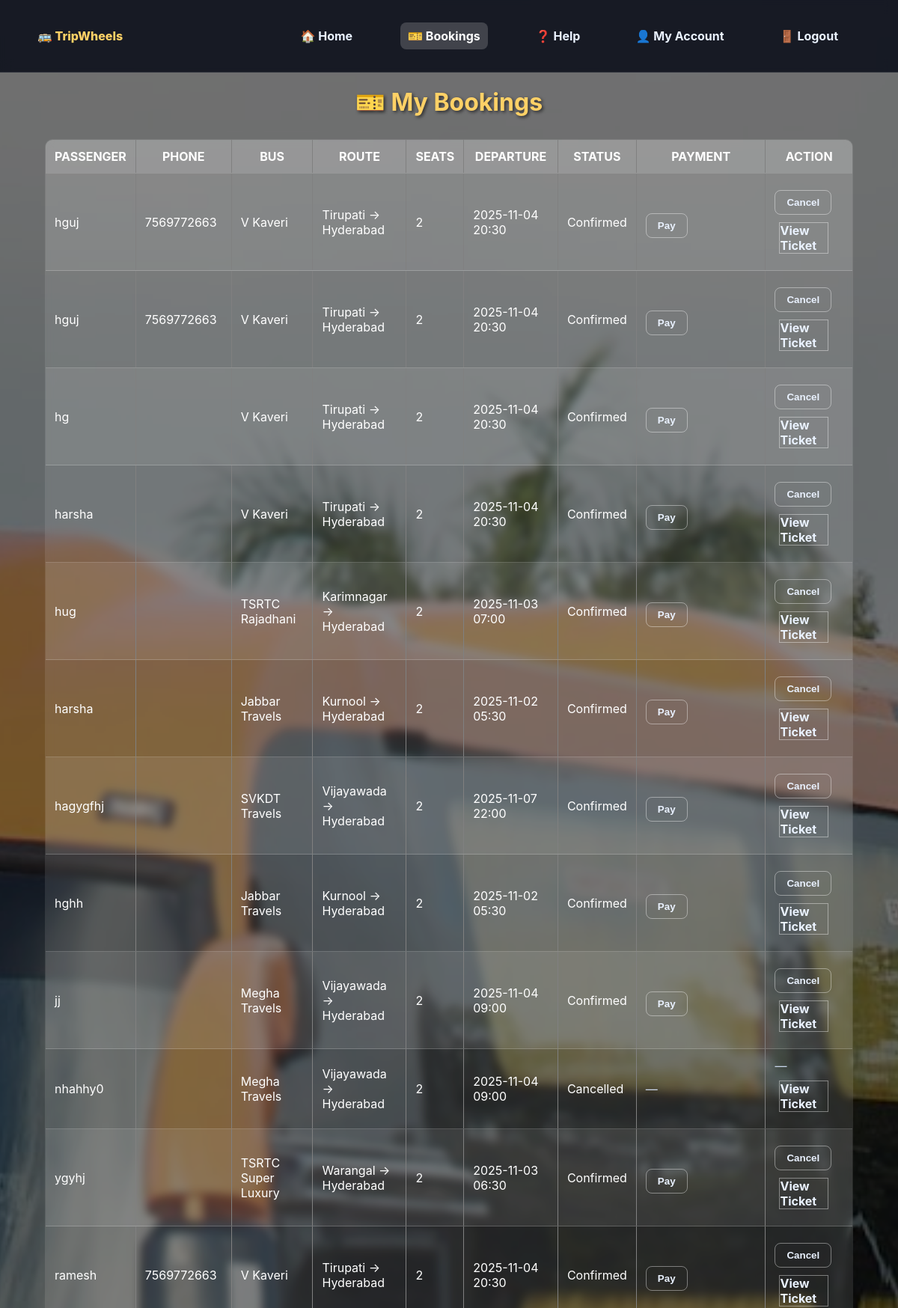
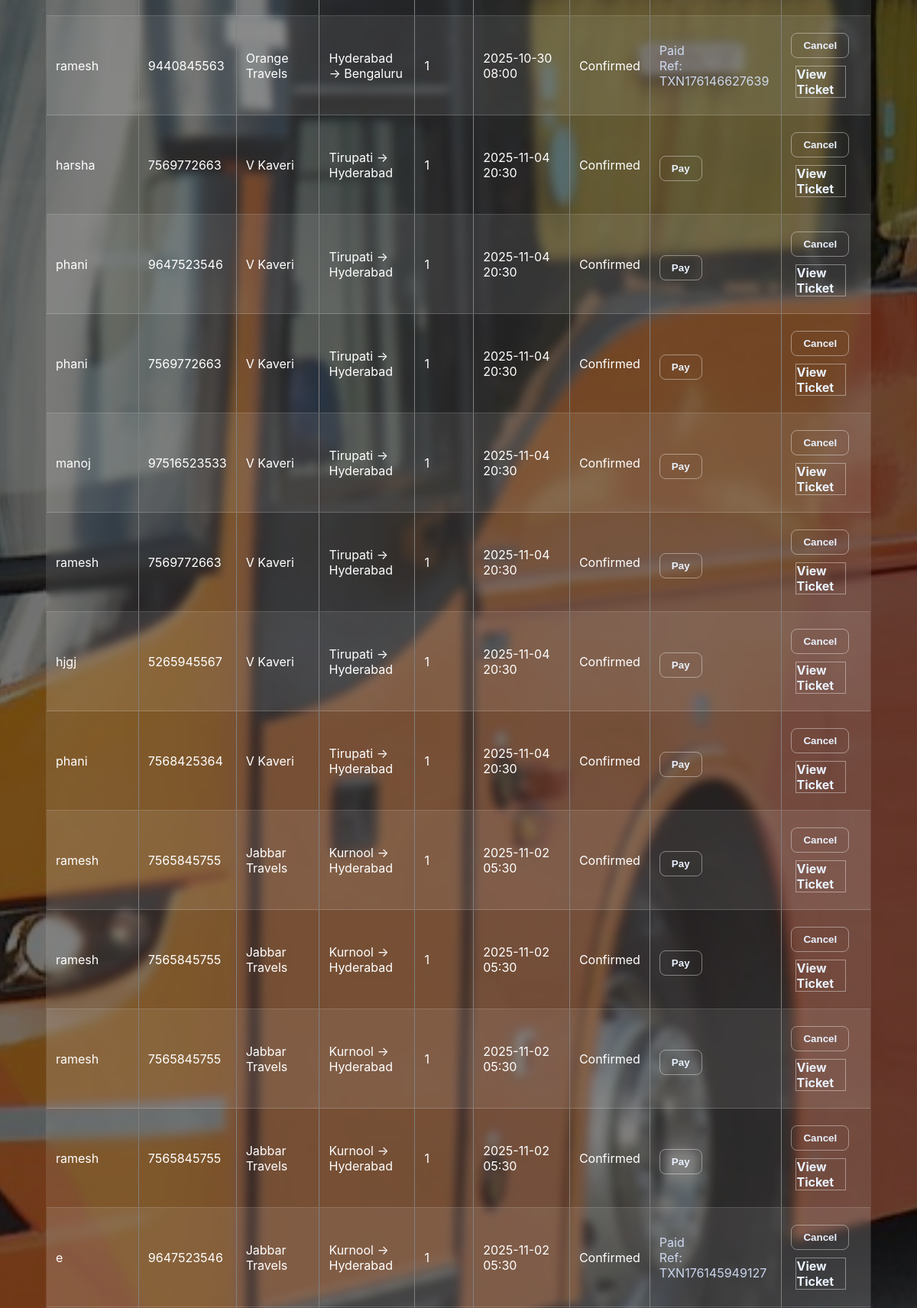
The app's page /bookings (signed in, upper part) with its own data (2 pictures, top to bottom).
### tables this page shows
CREATE TABLE bookings (
    id INTEGER PRIMARY KEY AUTOINCREMENT,
    bus_id INTEGER NOT NULL,
    passenger_name TEXT NOT NULL,
    passenger_phone TEXT NOT NULL,
    seats_booked INTEGER NOT NULL,
    booked_at TEXT NOT NULL, status TEXT DEFAULT 'confirmed', payment_status TEXT DEFAULT 'unpaid', payment_ref TEXT, user_id INTEGER NULL, coupon_code TEXT, discount_amount REAL DEFAULT 0,
    FOREIGN KEY (bus_id) REFERENCES buses (id)
);

CREATE TABLE buses (
    id INTEGER PRIMARY KEY AUTOINCREMENT,
    name TEXT NOT NULL,
    from_city TEXT NOT NULL,
    to_city TEXT NOT NULL,
    depart_time TEXT NOT NULL,
    arrive_time TEXT NOT NULL,
    seats_total INTEGER,
    fare REAL
);

### app.py (the view, shortened to what this page needs)
@app.route('/bookings')
def view_bookings():
    if 'user_id' not in session:
        return redirect(url_for('login'))
    user = db_fetch_one('SELECT phone FROM users WHERE id = ?', (session['user_id'],))
    phone = (user['phone'] if isinstance(user, dict) else (user['phone'] if user else None)) or ''
    if phone:
        try:
            db_execute('UPDATE bookings SET user_id = ? WHERE user_id IS NULL AND passenger_phone = ?', (session['user_id'], phone))
        except Exception:
            pass
    if phone:
        bookings = db_fetch_all('''
            SELECT b.id, b.passenger_name, b.passenger_phone, b.seats_booked, b.status,
                   b.payment_status, b.payment_ref,
                   bus.name AS bus_name, bus.from_city, bus.to_city, bus.depart_time
            FROM bookings b
            JOIN buses bus ON b.bus_id = bus.id
            WHERE b.user_id = ? OR b.passenger_phone = ?
            ORDER BY b.id DESC
        ''', (session['user_id'], phone))
    else:
        bookings = db_fetch_all('''
            SELECT b.id, b.passenger_name, b.passenger_phone, b.seats_booked, b.status,
                   b.payment_status, b.payment_ref,
                   bus.name AS bus_name, bus.from_city, bus.to_city, bus.depart_time
            FROM bookings b
            JOIN buses bus ON b.bus_id = bus.id
            WHERE b.user_id = ?
            ORDER BY b.id DESC
        ''', (session['user_id'],))
    return render_template('bookings.html', bookings=bookings)

### app.py (called while the page is built, shortened)
def is_mysql_enabled():
    return (
        mysql is not None and
        os.getenv('MYSQL_HOST') and os.getenv('MYSQL_DB') and os.getenv('MYSQL_USER')
    )

def get_db_connection():
    conn = sqlite3.connect('bus_booking.db')
    conn.row_factory = sqlite3.Row
    return conn

def db_fetch_all(query: str, params=()):
    conn = get_db_connection()
    try:
        if is_mysql_enabled():
            cur = conn.cursor(dictionary=True)
            cur.execute(to_mysql_placeholders(query), params)
            rows = cur.fetchall()
            cur.close()
            return rows
        else:
            cur = conn.execute(query, params)
            rows = cur.fetchall()
            return rows
    finally:
        conn.close()

def db_fetch_one(query: str, params=()):
    conn = get_db_connection()
    try:
        if is_mysql_enabled():
            cur = conn.cursor(dictionary=True)
            cur.execute(to_mysql_placeholders(query), params)
            row = cur.fetchone()
            cur.close()
            return row
        else:
            cur = conn.execute(query, params)
            row = cur.fetchone()
            return row
    finally:
        conn.close()

@app.before_request
def require_login():
    allowed_endpoints = {'login', 'register', 'logout'}
    if request.endpoint in allowed_endpoints:
        return
    if request.path.startswith('/static/'):
        return
    if 'user_id' not in session:
        return redirect(url_for('login'))

### templates/bookings.html (shortened to what this page needs)
<!DOCTYPE html>
<html lang="en">
<head>
    <link rel="stylesheet" href="{{ url_for('static', filename='style.css') }}">
    </head>
<body>
    <nav class="navbar">
        <div class="nav-inner container">
            <div class="brand">🚌 TripWheels</div>
            <ul class="nav-links">
                <li><a href="{{ url_for('index') }}">🏠 Home</a></li>
                <li><a href="{{ url_for('view_bookings') }}" class="active">🎫 Bookings</a></li>
                <li><a href="{{ url_for('help_page') }}">❓ Help</a></li>
                {% if session.get('user_email') %}
                <li><a href="{{ url_for('account_page') }}">👤 My Account</a></li>
                <li><a href="{{ url_for('logout') }}">🚪 Logout</a></li>
                {% else %}
                <li><a href="{{ url_for('login') }}">Login</a></li>
                <li><a href="{{ url_for('register') }}">Register</a></li>
                {% endif %}
            </ul>
        </div>
    </nav>
    <h1 style="text-align:center;margin-top:20px">🎫 My Bookings</h1>
    {% if bookings %}
    <table border="1" cellpadding="8">
        <tr>
            <th>Passenger</th>
            <th>Phone</th>
            <th>Bus</th>
            <th>Route</th>
            <th>Seats</th>
            <th>Departure</th>
            <th>Status</th>
            <th>Payment</th>
            <th>Action</th>
        </tr>
        {% for b in bookings %}
        <tr>
            <td>{{ b['passenger_name'] }}</td>
            <td>{{ b['passenger_phone'] }}</td>
            <td>{{ b['bus_name'] }}</td>
            <td>{{ b['from_city'] }} → {{ b['to_city'] }}</td>
            <td>{{ b['seats_booked'] }}</td>
            <td>{{ b['depart_time'] }}</td>
            <td>
                {% if b['status'] %}
                  {{ b['status']|capitalize }}
                {% else %}
                  Confirmed
                {% endif %}
            </td>
            <td>
                {% if b['payment_status'] == 'paid' %}
                  <span class="muted">Paid</span>
                  {% if b['payment_ref'] %}<div class="muted">Ref: {{ b['payment_ref'] }}</div>{% endif %}
                {% elif (b['status'] or 'confirmed') == 'confirmed' %}
                  <button class="btn-outline" data-pay="{{ b['id'] }}">Pay</button>
                {% else %}
                  <span class="muted">—</span>
                {% endif %}
            </td>
            <td>
                {% if (b['status'] or 'confirmed') == 'confirmed' %}
                <button class="btn-outline" data-bid="{{ b['id'] }}">Cancel</button>
                {% else %}
                <span class="muted">—</span>
                {% endif %}
                <a class="btn-outline" href="{{ url_for('view_ticket', booking_id=b['id']) }}" style="margin-left:6px;display:inline-block">View Ticket</a>
            </td>
        </tr>
        {% endfor %}
    </table>
    {% else %}
    <p>No bookings yet!</p>
    {% endif %}
</body>
</html>

### static/style.css (style rules this page uses)
body { margin: 0; font-family: 'Inter', 'Segoe UI', Tahoma, Geneva, Verdana, sans-serif; color: #fff; background-image: url("/static/bus-bg.jpg"); background-size: cover; background-repeat: no-repeat; background-attachment: fixed; background-position: center; }
.navbar { position: sticky; top: 0; z-index: 200; background: rgba(9, 12, 24, 0.86); backdrop-filter: blur(8px); border-bottom: 1px solid rgba(255,255,255,0.12); }
.nav-inner { display: flex; align-items: center; justify-content: space-between; padding: 10px 0; }
.brand { font-weight: 800; color: #FFD166; }
.nav-links { list-style: none; display: flex; gap: 14px; padding: 0; margin: 0; }
.nav-links a { color: #eaf2ff; padding: 8px 10px; border-radius: 8px; }
.nav-links a.active { background: rgba(255,255,255,0.18); color: #fff; }
body::before { content: ""; position: fixed; top: 0; left: 0; width: 100%; height: 100%; background: rgba(0, 0, 0, 0.55); z-index: -1; }
h1 { text-align: center; color: #FFD166; margin-top: 20px; text-shadow: 2px 2px 4px rgba(0,0,0,0.6); }
a { color: #A5B4FC; text-decoration: none; display: inline-block; margin: 10px 20px; font-weight: bold; }
button { background: linear-gradient(90deg, #7C3AED, #EC4899); color: white; border: none; padding: 8px 15px; border-radius: 8px; margin-top: 10px; cursor: pointer; font-weight: bold; transition: all 0.3s ease; }
.btn-outline { background: transparent; border: 1px solid rgba(255,255,255,0.4); color: #eaf2ff; }
table { width: 90%; margin: 30px auto; border-collapse: collapse; background: rgba(255, 255, 255, 0.1); backdrop-filter: blur(6px); border-radius: 10px; overflow: hidden; }
th, td { padding: 12px; border-bottom: 1px solid rgba(255,255,255,0.2); color: #fff; }
th { background: rgba(255,255,255,0.2); font-weight: bold; text-transform: uppercase; }
.container { max-width: 1100px; margin: 0 auto; padding: 20px; }
.muted { color: #d9e6ff; opacity: 0.9; }
.nav-links a { display: inline-flex; align-items: center; gap: 6px; }
button { box-shadow: 0 6px 18px rgba(124,58,237,0.25); }
.btn-outline { box-shadow: none; }
table tr:nth-child(even) { background: rgba(255,255,255,0.08); }
th { position: sticky; top: 0; z-index: 1; }

### records on screen
bookings: passenger_name "hguj", passenger_phone "7569772663", bus_name "V Kaveri", from_city "Tirupati", to_city "Hyderabad", seats_booked "2", depart_time "2025-11-04 20:30", status "Confirmed"
bookings: passenger_name "hguj", passenger_phone "7569772663", bus_name "V Kaveri", from_city "Tirupati", to_city "Hyderabad", seats_booked "2", depart_time "2025-11-04 20:30", status "Confirmed"
bookings: passenger_name "hg", bus_name "V Kaveri", from_city "Tirupati", to_city "Hyderabad", seats_booked "2", depart_time "2025-11-04 20:30", status "Confirmed"
bookings: passenger_name "harsha", bus_name "V Kaveri", from_city "Tirupati", to_city "Hyderabad", seats_booked "2", depart_time "2025-11-04 20:30", status "Confirmed"
bookings: passenger_name "hug", bus_name "TSRTC Rajadhani", from_city "Karimnagar", to_city "Hyderabad", seats_booked "2", depart_time "2025-11-03 07:00", status "Confirmed"
bookings: passenger_name "harsha", bus_name "Jabbar Travels", from_city "Kurnool", to_city "Hyderabad", seats_booked "2", depart_time "2025-11-02 05:30", status "Confirmed"
bookings: passenger_name "hagygfhj", bus_name "SVKDT Travels", from_city "Vijayawada", to_city "Hyderabad", seats_booked "2", depart_time "2025-11-07 22:00", status "Confirmed"
bookings: passenger_name "hghh", bus_name "Jabbar Travels", from_city "Kurnool", to_city "Hyderabad", seats_booked "2", depart_time "2025-11-02 05:30", status "Confirmed"
bookings: passenger_name "jj", bus_name "Megha Travels", from_city "Vijayawada", to_city "Hyderabad", seats_booked "2", depart_time "2025-11-04 09:00", status "Confirmed"
bookings: passenger_name "nhahhy0", bus_name "Megha Travels", from_city "Vijayawada", to_city "Hyderabad", seats_booked "2", depart_time "2025-11-04 09:00", status "Cancelled"
bookings: passenger_name "ygyhj", bus_name "TSRTC Super Luxury", from_city "Warangal", to_city "Hyderabad", seats_booked "2", depart_time "2025-11-03 06:30", status "Confirmed"
bookings: passenger_name "ramesh", passenger_phone "7569772663", bus_name "V Kaveri", from_city "Tirupati", to_city "Hyderabad", seats_booked "2", depart_time "2025-11-04 20:30", status "Confirmed"
bookings: passenger_name "ramesh", passenger_phone "9440845563", bus_name "Orange Travels", from_city "Hyderabad", to_city "Bengaluru", seats_booked "1", depart_time "2025-10-30 08:00", status "Confirmed", payment_ref "TXN176146627639"
bookings: passenger_name "harsha", passenger_phone "7569772663", bus_name "V Kaveri", from_city "Tirupati", to_city "Hyderabad", seats_booked "1", depart_time "2025-11-04 20:30", status "Confirmed"
bookings: passenger_name "phani", passenger_phone "9647523546", bus_name "V Kaveri", from_city "Tirupati", to_city "Hyderabad", seats_booked "1", depart_time "2025-11-04 20:30", status "Confirmed"
bookings: passenger_name "phani", passenger_phone "7569772663", bus_name "V Kaveri", from_city "Tirupati", to_city "Hyderabad", seats_booked "1", depart_time "2025-11-04 20:30", status "Confirmed"
bookings: passenger_name "manoj", passenger_phone "97516523533", bus_name "V Kaveri", from_city "Tirupati", to_city "Hyderabad", seats_booked "1", depart_time "2025-11-04 20:30", status "Confirmed"
bookings: passenger_name "ramesh", passenger_phone "7569772663", bus_name "V Kaveri", from_city "Tirupati", to_city "Hyderabad", seats_booked "1", depart_time "2025-11-04 20:30", status "Confirmed"
bookings: passenger_name "hjgj", passenger_phone "5265945567", bus_name "V Kaveri", from_city "Tirupati", to_city "Hyderabad", seats_booked "1", depart_time "2025-11-04 20:30", status "Confirmed"
bookings: passenger_name "phani", passenger_phone "7568425364", bus_name "V Kaveri", from_city "Tirupati", to_city "Hyderabad", seats_booked "1", depart_time "2025-11-04 20:30", status "Confirmed"
bookings: passenger_name "ramesh", passenger_phone "7565845755", bus_name "Jabbar Travels", from_city "Kurnool", to_city "Hyderabad", seats_booked "1", depart_time "2025-11-02 05:30", status "Confirmed"
bookings: passenger_name "ramesh", passenger_phone "7565845755", bus_name "Jabbar Travels", from_city "Kurnool", to_city "Hyderabad", seats_booked "1", depart_time "2025-11-02 05:30", status "Confirmed"
bookings: passenger_name "ramesh", passenger_phone "7565845755", bus_name "Jabbar Travels", from_city "Kurnool", to_city "Hyderabad", seats_booked "1", depart_time "2025-11-02 05:30", status "Confirmed"
bookings: passenger_name "ramesh", passenger_phone "7565845755", bus_name "Jabbar Travels", from_city "Kurnool", to_city "Hyderabad", seats_booked "1", depart_time "2025-11-02 05:30", status "Confirmed"
bookings: passenger_name "e", passenger_phone "9647523546", bus_name "Jabbar Travels", from_city "Kurnool", to_city "Hyderabad", seats_booked "1", depart_time "2025-11-02 05:30", status "Confirmed", payment_ref "TXN176145949127"
